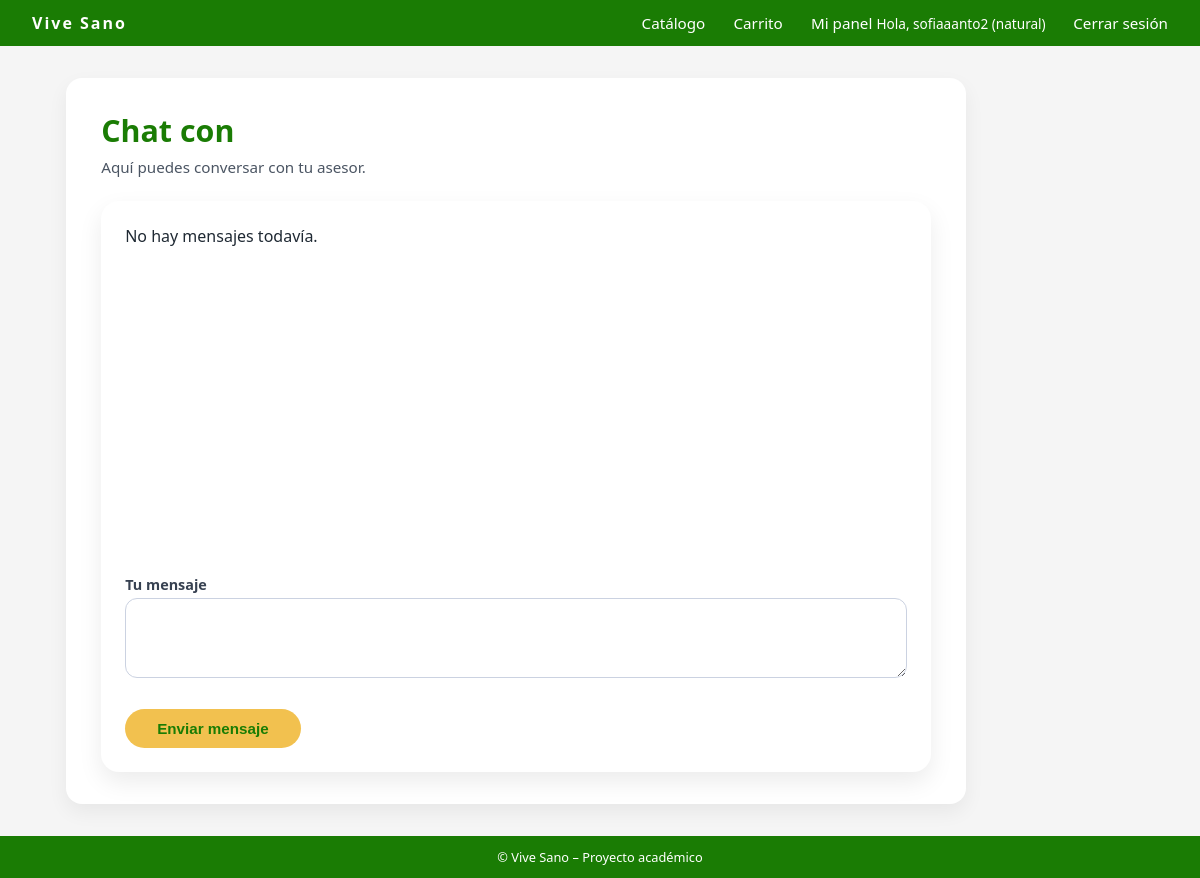
Before: /mensajeria/chat/ (signed in) with the older database file.
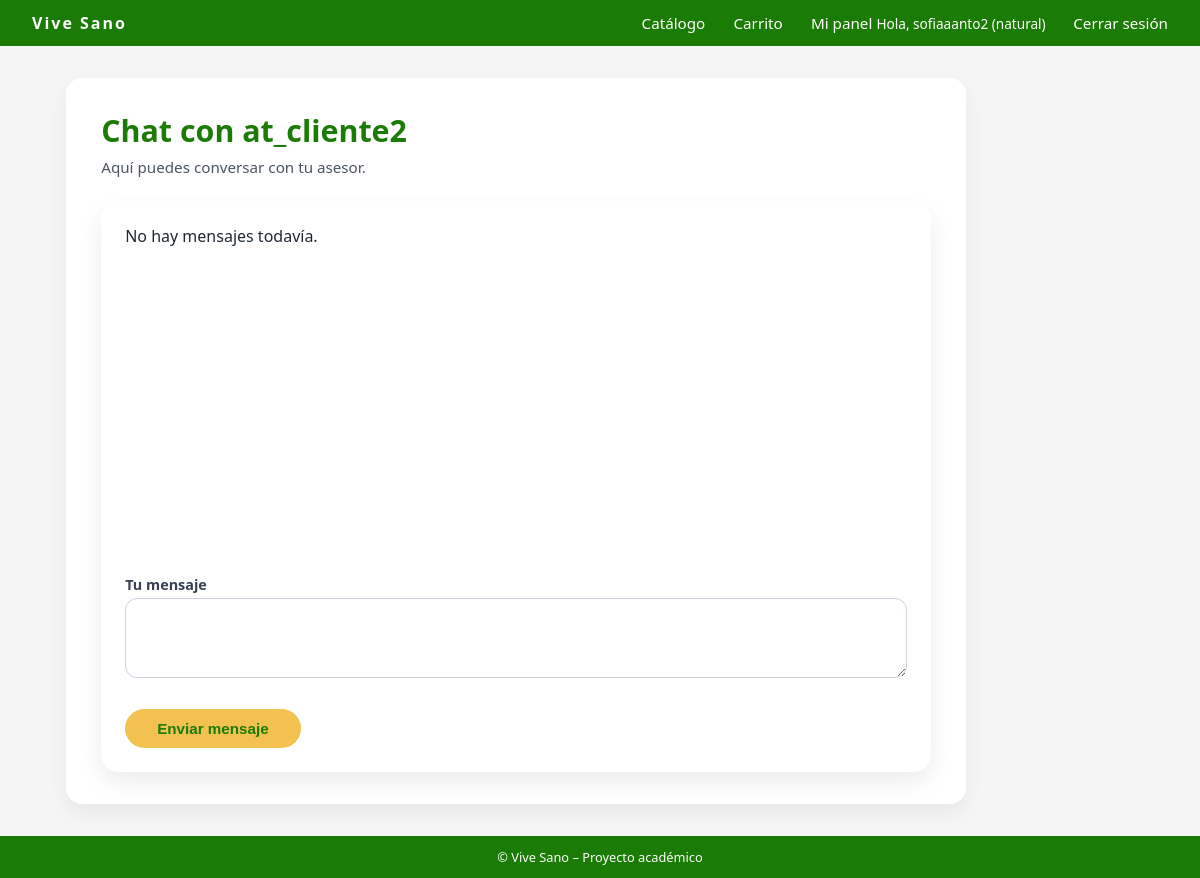
After: the same page with the newer database file.
### usuarios/models.py (models this page shows, shortened)
class Usuario(AbstractUser):
    TIPO_CLIENTE = [
        ("natural", "Persona Natural"),
        ("empresa", "Empresa"),
        ("admin", "Administrador"),
        ("atencion_cliente", "Atención al Cliente"),  # 👈 Cambiar de "soporte" a "atencion_cliente"
    ]
    rut = models.CharField(max_length=12, unique=True, blank=True, null=True)
    tipo_cliente = models.CharField(
        max_length=20,
        choices=TIPO_CLIENTE,
        default="natural"
    )

### mensajeria/views.py (the view, shortened to what this page needs)
# urls.py: path('chat/', views.chat, name='chat_default'),
def chat(request, user_id=None):
    user = request.user
    if user.tipo_cliente != "atencion_cliente" and user_id is None:
        soporte = obtener_agente_soporte()
        if not soporte:
            return render(request, "mensajeria/chat.html", {
                "error": "No hay agentes de soporte disponibles."
            })
        other_user = soporte
    elif user.tipo_cliente == "atencion_cliente" and user_id is None:
        return redirect("mensajeria:soporte_conversaciones")
    else:
        other_user = get_object_or_404(User, id=user_id)
    mensajes = Message.objects.filter(
        Q(sender=user, receiver=other_user) |
        Q(sender=other_user, receiver=user)
    ).order_by("timestamp")
    mensajes.filter(receiver=user).update(is_read=True)
    return render(request, "mensajeria/chat.html", {
        "mensajes": mensajes,
        "other_user": other_user
    })

### mensajeria/views.py (called while the page is built)
def obtener_agente_soporte():
    return User.objects.filter(tipo_cliente="atencion_cliente").first()

### mensajeria/templates/mensajeria/chat.html (shortened to what this page needs)
{% extends "core/base.html" %}
{% load static %}
{% block content %}
<div class="container">
    <div class="dashboard-card">
        <h1 class="dashboard-title">Chat con {{ other_user.username }}</h1>
        <p class="dashboard-welcome">
            Aquí puedes conversar con tu asesor.
        </p>
        <div class="card" style="margin-top: 1.5rem; padding: 1.5rem;">
            <div id="chat-box"
                style="
                    height: 350px;
                    overflow-y: auto;
                    padding-right: 10px;
                    display: flex;
                    flex-direction: column;
                    gap: 1rem;
                ">
                {% for msg in mensajes %}
                    {% if msg.sender.id == user.id %}
                        <div style="
                            align-self: flex-end;
                            background: #e1f7e7;
                            color: hsl(109, 94%, 25%);
                            padding: 0.7rem 1rem;
                            max-width: 75%;
                            border-radius: 18px;
                        ">
                            {{ msg.content }}
                        </div>
                    {% else %}
                        <div style="
                            align-self: flex-start;
                            background: #f1f1f1;
                            color: #1f2933;
                            padding: 0.7rem 1rem;
                            max-width: 75%;
                            border-radius: 18px;
                        ">
                            {{ msg.content }}
                        </div>
                    {% endif %}
                {% empty %}
                    <p>No hay mensajes todavía.</p>
                {% endfor %}
            </div>
            <form method="POST" action="{% url 'mensajeria:chat' other_user.id %}">
                <div class="form-group">
                    <label class="form-label">Tu mensaje</label>
                    <textarea name="content"
                        style="
                            width: 100%;
                            min-height: 80px;
                            padding: 0.7rem 0.9rem;
                            border-radius: 12px;
                            border: 1px solid #cbd2e1;
                            font-size: 0.9rem;
                            resize: vertical;
                        "
                        required></textarea>
                </div>
                <button type="submit" class="btn btn-primary" style="margin-top: 0.6rem;">
                    Enviar mensaje
                </button>
            </form>
        </div>
    </div>
</div>
{% endblock %}

Changed rows visible on the page:
added Usuario: username "at_cliente2"
